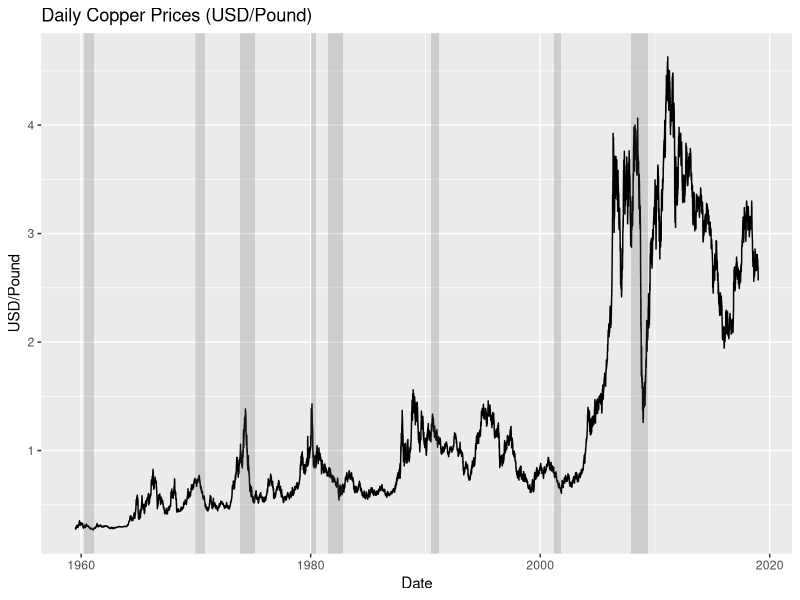
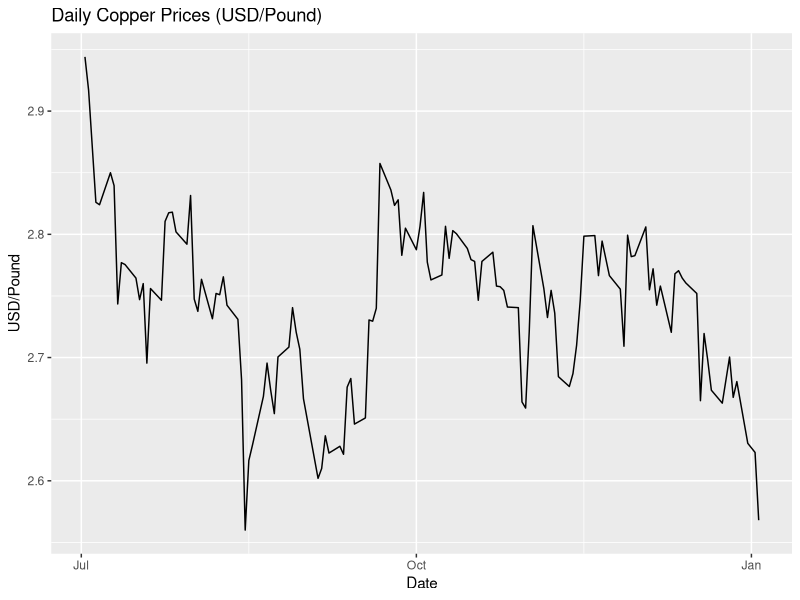

Recreate these plots in R, in order.
## ---- chunk 1
library(ggplot2)
data <- read.csv('hist copper.csv')

#converting date to datetime data type
data$date <- as.Date(data$date)

#data on recessions for plot
recessions.df = read.table(textConnection(
"Peak, Trough
1960-04-01, 1961-02-01
1969-12-01, 1970-11-01
1973-11-01, 1975-03-01
1980-01-01, 1980-07-01
1981-07-01, 1982-11-01
1990-07-01, 1991-03-01
2001-03-01, 2001-11-01
2007-12-01, 2009-06-01"), sep=',',
colClasses=c('Date', 'Date'), header=TRUE)
recessions.trim = subset(recessions.df, Peak >= min(data$date))

#function for simple line plot
line_plot <- function(data, date, value, title, xlab, ylab){
  plot <- ggplot(data = data, aes(x = date, y = value, group = 1)) + 
  geom_line() +
  ggtitle(title) +
  xlab(xlab) + 
  ylab(ylab)
  plot
}

line_plot(data, date, value, "Daily Copper Prices (USD/Pound)", "Date", "USD/Pound") +
  geom_rect(data=recessions.trim, aes(xmin=Peak, xmax=Trough, ymin=-Inf, ymax=+Inf), alpha=0.2, inherit.aes = FALSE)
## ---- chunk 2
line_plot(data[data$date >= "2018-07-01",], date, value, "Daily Copper Prices (USD/Pound)", "Date", "USD/Pound")
